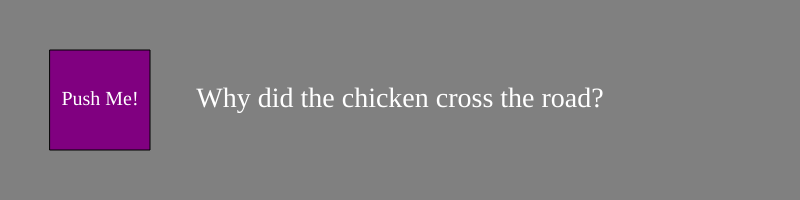
Frame 1 (no input)
Frame 60 (no input): identical to frame 1, image omitted
Frame 120 (the mouse pressed at the canvas centre since frame 60): identical to frame 1, image omitted

The p5.js sketch that drew this single still picture (run headless with seeded random() and noise() and a simulated clock; from frame 60 on, the mouse is pressed at the canvas centre):

// p5.js sketch
// ── sketch.js
let state = 0;

function setup() {
  createCanvas(800, 200);
  textAlign(CENTER, CENTER);
  //rectMode(CENTER);
  textFont("Georgia")
}

function draw() {
  textSize(28);
  switch (state) {
    case 0:
      background('grey');
      fill('white');
      text("Why did the chicken cross the road?", width / 2, height / 2);
      break;
    case 1:
      background('red');
      text("I don't know, I'm asking you!", width / 2, height / 2);
      break;
  }
  push();
  fill("purple");
  rect(50, 50, 100, 100);
  textSize(20)
  fill('white');
  text('Push Me!', 100, 100);
  pop();
}

function mouseReleased() {
  if ((mouseX > 50) && (mouseX < 150) && (mouseY > 50) && (mouseY < 150)) {
    state = (state + 1) % 2;
  }


}
